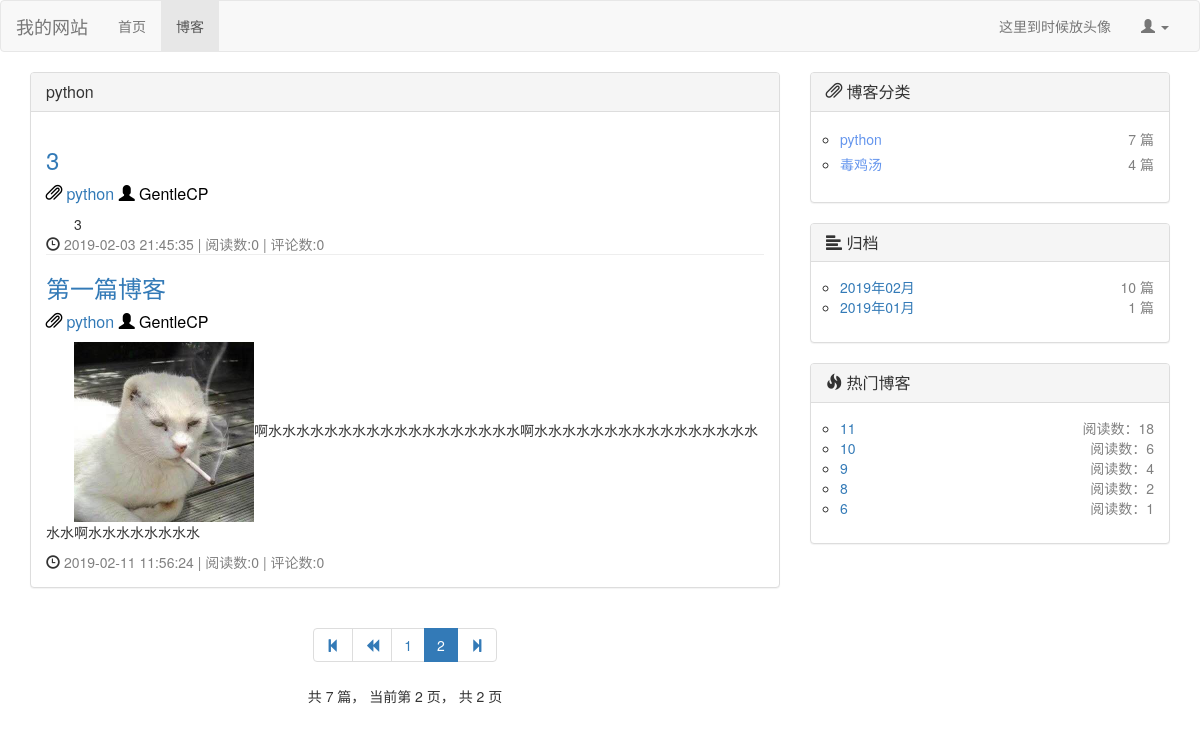
Page /blog/blog_type/1?page=2 on the earlier database version.
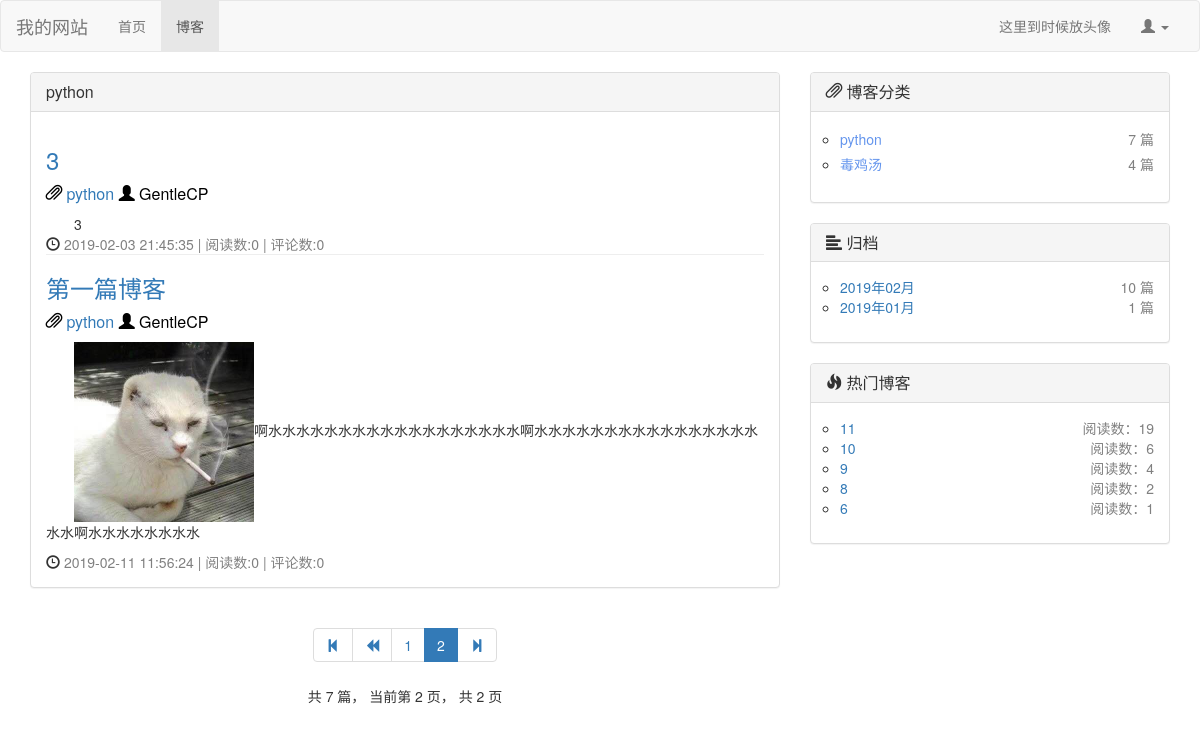
Same page on the later database version.
### blog/models.py (models this page shows, shortened)
class Blog(models.Model, ReadNumExtendMethod):
    title = models.CharField(max_length=40, verbose_name="标题")
    blog_type = models.ForeignKey(BlogType, on_delete=models.DO_NOTHING, verbose_name="博客类型")
    author = models.ForeignKey(User, on_delete=models.DO_NOTHING, verbose_name="作者")
    content = RichTextUploadingField(verbose_name="内容")
    created_time = models.DateTimeField(auto_now_add=True, verbose_name="创建时间")
    last_modified_time = models.DateTimeField(auto_now=True, verbose_name="上次修改时间")
    class Meta:
        ordering = ['-created_time', ]  # 这里让前端网页在对从request获取到的数据排序按照创建时间由新到旧

### read_statistic/models.py (models this page shows, shortened)
class ReadNum(models.Model):
    read_num = models.IntegerField(default=0)
    content_type = models.ForeignKey(ContentType,on_delete=models.DO_NOTHING) # 将ContentType绑定作为外键生成contenttype对象
    object_id = models.PositiveIntegerField() # 对象的id，确定了对象后根据id唯一定位对象
    content_object = GenericForeignKey('content_type','object_id') # 将上面两个合并成一个content对象

### blog/views.py (the view)
# urls.py: path('blog_type/<int:blog_type_id>',views.get_blog_with_type, name = "blog_with_type"), #所有该类型下的blog
def get_blog_with_type(request, blog_type_id):
    type = get_object_or_404(BlogType, id=blog_type_id)
    all_blogs = Blog.objects.filter(blog_type=type)  # 获取该type下所有的blog
    context = get_blog_common(request, all_blogs)
    context['blog_type'] = type
    return render(request, 'blog_with_type.html', context)

### blog/utils.py (called while the page is built)
def blogs_pagination(request, all_blogs):
    blog_paginator = Paginator(all_blogs, settings.BLOGS_PER_PAGE)  # 博客分页器，5条一页
    page_num = request.GET.get('page', 1)  # 获取url请求中页面的参数
    blogs_in_page = blog_paginator.get_page(page_num)  # 根据页面获取到该页的blog对象
    current_page_num = blogs_in_page.number  # 当前页面
    page_range = [i for i in [current_page_num - 2, current_page_num - 1, current_page_num,
                              current_page_num + 1, current_page_num + 2] if
                  i > 0 and i <= blog_paginator.num_pages]
    return blogs_in_page, page_range

def get_blog_types():
    blog_types = BlogType.objects.all()
    for blog_type in blog_types:
        blog_count = Blog.objects.filter(blog_type=blog_type).count()  # 根据博客类型统计该类型下的博客数量
        blog_type.blog_count = blog_count
    return blog_types

### comment/templatetags/comment_tags.py (called while the page is built)
@register.simple_tag  # simple_tag允许传入多个参数
def get_comment_num(obj):
    content_type = ContentType.objects.get_for_model(obj)  # 通过对象获取content_type
    comment_num = Comment.objects.filter(content_type=content_type, object_id=obj.id).count()  # 评论数
    return comment_num

### blog/templates/blog_with_type.html (shortened to what this page needs)
{% extends 'blog_list.html' %}
{% block blog-head %}{{ blog_type.type_name }}{% endblock %}

### blog/templates/blog_list.html (shortened to what the changed rows need)
{% extends 'base.html' %}
{% load staticfiles %}
{% load comment_tags %}
{% block head_extends %}
    <link rel="stylesheet" href="{% static 'css/blog.css' %}">
{% endblock %}
{% block content %}
    <div class="container">
        <div class="row">
            <div class="col-md-4">
                <div class="panel panel-default">
                    <div class="panel-body">
                        <ul class="blog-types">
                            {% for hot_blog in hot_blogs %}
                                <li>
                                    <nobr class="blog-url"><a href={% url 'blog_detail' hot_blog.id %}>
                                        {{ hot_blog.title }} </a></nobr>
                                    <nobr class="blog-arg">阅读数：{{ hot_blog.get_read_num }}</nobr>
                                </li>
                            {% endfor %}
                        </ul>
                    </div>
                </div>
            </div>
        </div>
    </div>
{% endblock %}

Differences in the rows shown:
changed through a linked row, Blog (number 3 of 7 on the later page): get_read_num "18" → "19"
